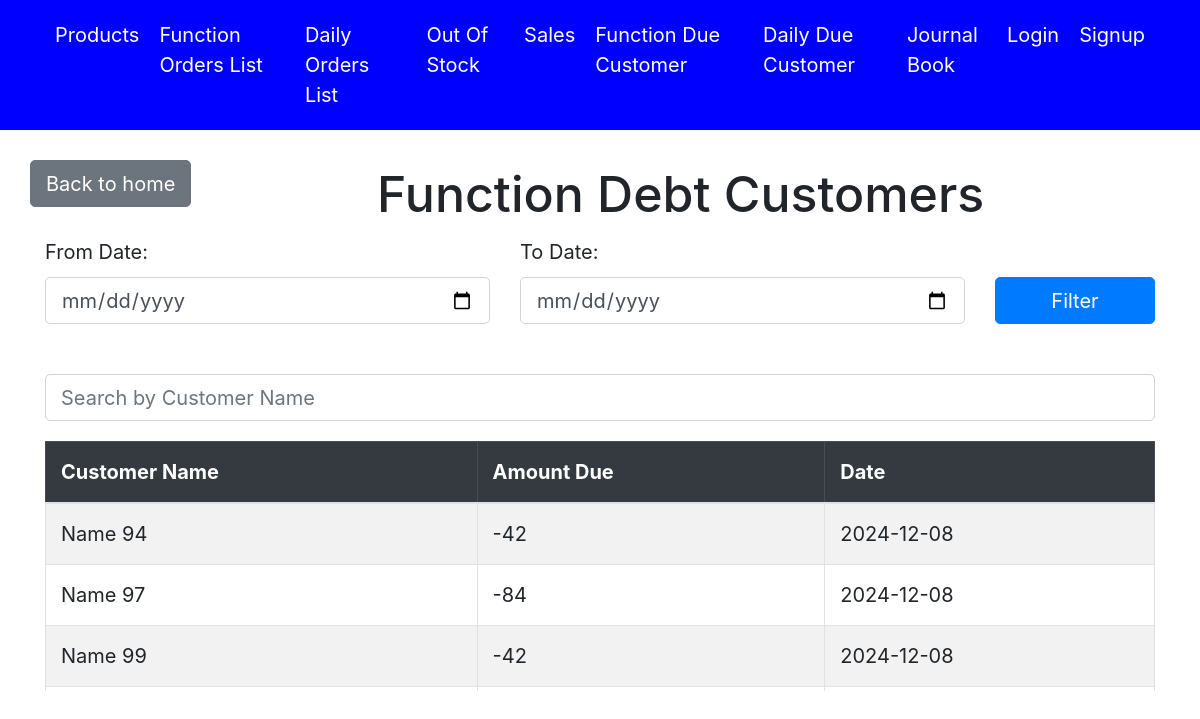
Screenshot of /debt/function/customers/ with the database file from the repository.
### accounts/models.py (models this page shows, shortened)
class Orders(models.Model):
    name = models.CharField(max_length=255)
    date = models.DateField(default=timezone.now)
    is_function = models.BooleanField(default=True)

### accounts/views.py (the view)
# urls.py: path('debt/function/customers/', views.function_debt_customer_list, name='function_debt_customer_list'),
def function_debt_customer_list(request):
    from_date_str  = request.GET.get('from_date')
    to_date_str  = request.GET.get('to_date')
    debt_cust = get_orders_with_pending_balance(request,is_function = True)
    formatted_debt_cust = []
    for row in debt_cust:
        date = row[2]
        debt_customer_data = {
            'order_id': row[0],
            'pending_amount': int(row[1]),
            'date': date,
            'name': row[3],
        }
        formatted_debt_cust.append(debt_customer_data)
    from_date = datetime.strptime(from_date_str, '%Y-%m-%d').date() if from_date_str else None
    to_date = datetime.strptime(to_date_str , '%Y-%m-%d').date() if to_date_str  else None
    if from_date:
        formatted_debt_cust = [
            customer for customer in formatted_debt_cust if customer['date'] >= from_date
        ]
    if to_date:
        formatted_debt_cust = [
            customer for customer in formatted_debt_cust if customer['date'] <= to_date
        ]
    today = datetime.today().date()
    formatted_debt_cust.sort(key=lambda x: (x['date'] != today, x['date']), reverse=True)
    context = {
        'debt_customers': formatted_debt_cust,  # List of dicts for easy template access
        'from_date': from_date_str,
        'to_date': to_date_str,
    }
    return render(request, 'list_debt_customers.html', context)

### accounts/views.py (called while the page is built)
def get_orders_with_pending_balance(obj,is_function=True):
  with connection.cursor() as cursor:
    cursor.execute("""
      SELECT e.*, f.date, f.name
FROM (
    SELECT c.orders_id, IFNULL(d.paid_amount, 0) - c.order_amount AS pending_amount
    FROM (
        SELECT a.orders_id, SUM(a.quantity * b.Bulk_price) AS order_amount
        FROM accounts_orderitems a
        JOIN accounts_product b ON a.product_id = b.id
        GROUP BY a.orders_id
    ) c
    LEFT JOIN (
        SELECT order_id_id, SUM(amount) AS paid_amount
        FROM accounts_payment
        GROUP BY order_id_id
    ) d ON c.orders_id = d.order_id_id
) e
JOIN accounts_orders f ON e.orders_id = f.id
WHERE e.pending_amount < 0
AND f.is_function = %s;
    """, [is_function])
    rows = cursor.fetchall()
    return rows

### accounts/templates/list_debt_customers.html (shortened to what this page needs)
{% extends 'base.html' %}
{% block content %}
<head>
</head>
<body>
    <div class="row align-items-center mt-4">
        <div class="text-center mb-4">
            <a href="{% url 'home' %}" class="btn btn-secondary">Back to home</a>
        </div>
        <div class="col text-center">
            <h1>Function Debt Customers</h1>
        </div>
    </div>
    <form method="get" class="mb-4">
        <div class="row">
            <div class="col-md-5 mb-3">
                <label for="from_date" class="form-label">From Date:</label>
                <input type="date" name="from_date" class="form-control" id="from_date" value="{{ request.GET.from_date }}">
            </div>
            <div class="col-md-5 mb-3">
                <label for="to_date" class="form-label">To Date:</label>
                <input type="date" name="to_date" class="form-control" id="to_date" value="{{ request.GET.to_date }}">
            </div>
            <div class="col-md-2 mb-3 d-flex align-items-end">
                <button type="submit" class="btn btn-primary w-100">Filter</button>
            </div>
        </div>
    </form>
    <div class="search-bar">
        <input type="text" id="searchCustomer" class="form-control" placeholder="Search by Customer Name" onkeyup="searchCustomers()">
    </div>
    <div class="table-wrapper">
        <div class="table-responsive">
            <table class="table table-bordered table-striped">
                <thead class="table-dark">
                    <tr>
                        <th>Customer Name</th>
                        <th>Amount Due</th>
                        <th>Date</th>
                    </tr>
                </thead>
                <tbody id="customerTable">
                    {% for debt_customer in debt_customers %}
                        <tr class="customer-row">
                            <td>{{ debt_customer.name }}</td>
                            <td>{{ debt_customer.pending_amount }}</td>
                            <td>{{ debt_customer.date|date:"Y-m-d" }}</td>
                        </tr>
                    {% empty %}
                        <tr>
                            <td colspan="3" class="text-center">No debt customers found</td>
                        </tr>
                    {% endfor %}
                </tbody>
            </table>
        </div>
    </div>
</body>
{% endblock %}

### accounts/templates/base.html (style rules this page uses)
html, body { height: 100%; margin: 0; font-size: 20px; }

### accounts/templates/list_debt_customers.html (style rules this page uses)
.table-wrapper { overflow-y: auto; max-height: 250px; display: block; position: relative; }
.search-bar { margin-bottom: 20px; }

### rows the page displays
Orders: name "Name 94", pending_amount "-42", date "2024-12-08"
Orders: name "Name 97", pending_amount "-84", date "2024-12-08"
Orders: name "Name 99", pending_amount "-42", date "2024-12-08"
